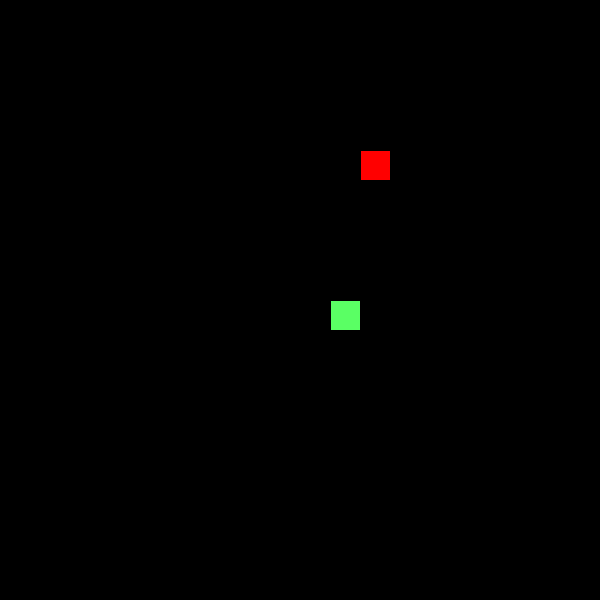
Frame 1 (no input)
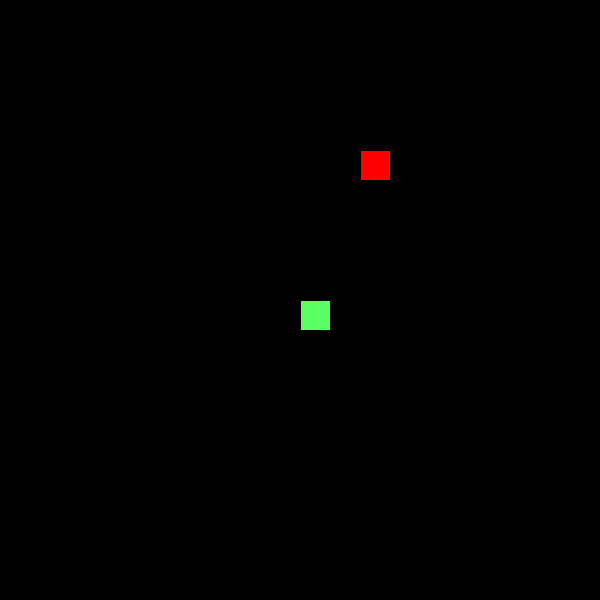
Frame 60 (the mouse pressed at the canvas centre just before this capture)
Frame 120 (the mouse held since frame 60 and released just before this capture): identical to frame 60, image omitted

The Processing sketch that drew these frames (run headless with seeded random() and noise(); from frame 60 on, the mouse is pressed at the canvas centre):

// Processing sketch: Wizard
// ── Wizard.pde
Snake s; //<>//
int fx , fy;
void setup()
{
  frameRate(10);
  size(600,600);
  cal();
  s = new Snake();
}

void draw()
{
  background(0);  
  s.update();
  s.show();
  printFood();
  if(s.eat(fx,fy))cal();
  
  
}

void keyPressed()
{
  if(key == 'w')s.changeDir(0,-1);
  if(key == 's')s.changeDir(0,1);
  if(key == 'a')s.changeDir(-1,0);
  if(key == 'd')s.changeDir(1,0);
}

void printFood()
{
  fill(255,0,0);
  rect(fx*30,fy*30,30,30);
}

void cal()
{
  fx = 1+(int)random(18);
  fy = 1+(int)random(18);
  

}

// ── Snake.pde
import java.util.ArrayList;
class Snake
{
  float x=10,y=10;
  int len=0;
  int tmp = 30;
  int xS = 1;
  int yS = 0;
  float tx[] = new float[100];
  float ty[] = new float[100];
  void show()
  {
    
    fill(90,255,200);
     for(int i=0;i<this.len;i++)
     {
       rect(this.tx[i]*30,this.ty[i]*30,30,30);
     }
     fill(90,255,100);
     rect(this.x*30,this.y*30,30,30);
  }
  
  void changeDir(int x,int y)
  {
    this.xS = x;
    this.yS = y;
  }
  
  boolean eat(int fx,int fy)
  {
    float d = dist(this.x,this.y,fx,fy);
    if(d<1){
      this.len+=1;
      return true;
    }
    return false;
  }
  
  void update()
  {
    println();
   for(int i=this.len;i>=1;i--)
   {
     this.tx[i] = this.tx[i-1];
     this.ty[i] = this.ty[i-1];
   }
   
    tx[0] = x;
    ty[0] = y;
    this.x += this.xS;
    this.y += this.yS;
    
    if(x>=20)x=0;
    else if(x<0)x=20;
    
    if(y>=20)y=0;
    else if(y<0)y=20;
  }
}
